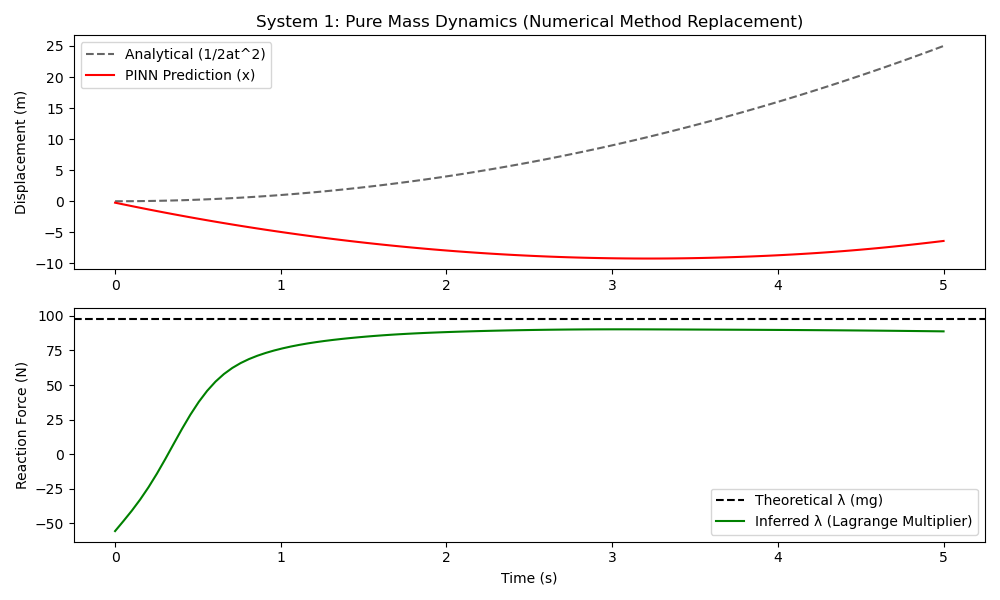

Reproduce this figure in Python.
import torch
import torch.nn as nn
import matplotlib.pyplot as plt

# ==============================================================================
# PINN ARCHITECTURE FOR CONSTRAINED MULTIBODY DYNAMICS (MBD)
# ==============================================================================
# System: Pure Mass on a 2D plane with a horizontal force and a Y-constraint.
# Methodology: Replaces the DAE matrix solver with a neural residual minimizer.
# ==============================================================================

class PINNSolver(nn.Module):
    def __init__(self):
        super().__init__()
        # Input: time (t) -> Output: [x(t), y(t), lambda(t)]
        self.net = nn.Sequential(
            nn.Linear(1, 64),
            nn.Tanh(),
            nn.Linear(64, 64),
            nn.Tanh(),
            nn.Linear(64, 3) 
        )
        
    def forward(self, t):
        return self.net(t)

# 1. PHYSICAL CONSTANTS (From MBD Analysis Document)
m = 10.0      # Mass (kg)
F_ext = 20.0  # External Force in X (N)
g = 9.81      # Gravity (m/s^2)

# 2. TRAINING SETUP
model = PINNSolver()
optimizer = torch.optim.Adam(model.parameters(), lr=1e-3)

# Spatiotemporal Domain: 0 to 5 seconds
t_domain = torch.linspace(0, 5, 200).view(-1, 1).requires_grad_(True)
t_0 = torch.tensor([[0.0]], requires_grad=True)

print("🚀 Starting PINN Training: Minimizing DAE Residuals...")

for epoch in range(6001):
    optimizer.zero_grad()
    
    # --- PREDICTIONS ---
    q = model(t_domain)
    x, y, lam = q[:, 0:1], q[:, 1:2], q[:, 2:3]
    
    # --- AUTOMATIC DIFFERENTIATION (The Physics Engine) ---
    # First derivatives (Velocity)
    dx_dt = torch.autograd.grad(x, t_domain, torch.ones_like(x), create_graph=True)[0]
    dy_dt = torch.autograd.grad(y, t_domain, torch.ones_like(y), create_graph=True)[0]
    
    # Second derivatives (Acceleration)
    d2x_dt2 = torch.autograd.grad(dx_dt, t_domain, torch.ones_like(dx_dt), create_graph=True)[0]
    d2y_dt2 = torch.autograd.grad(dy_dt, t_domain, torch.ones_like(dy_dt), create_graph=True)[0]
    
    # --- RESIDUAL CALCULATIONS (Physics Constraints) ---
    # Eq 1: m*x'' = F_ext
    res_x = m * d2x_dt2 - F_ext
    
    # Eq 2: m*y'' + Phi_y^T * lambda = -m*g
    # For constraint y=0, the Jacobian Phi_q is [0, 1]. Thus Phi_q^T * lambda is [0; lambda]
    res_y = m * d2y_dt2 - (-m * g + lam)
    
    # Eq 3: Geometric Constraint Phi(q) = 0
    res_constraint = y 
    
    # --- BOUNDARY CONDITIONS (Initial Conditions) ---
    q_0 = model(t_0)
    x_0 = q_0[:, 0:1]
    # Velocity at t=0
    v_0 = torch.autograd.grad(x_0, t_0, torch.ones_like(x_0), create_graph=True)[0]
    
    loss_ic = torch.mean(x_0**2) + torch.mean(v_0**2) # x(0)=0, v(0)=0
    loss_physics = torch.mean(res_x**2) + torch.mean(res_y**2) + torch.mean(res_constraint**2)
    
    total_loss = loss_ic + loss_physics
    total_loss.backward()
    optimizer.step()
    
    if epoch % 1000 == 0:
        print(f"Epoch {epoch:4d} | Residual Loss: {total_loss.item():.2e}")

# 3. VERIFICATION & PLOTTING
with torch.no_grad():
    t_test = torch.linspace(0, 5, 100).view(-1, 1)
    results = model(t_test).numpy()
    t_p = t_test.numpy()

# Analytical validation
x_analyt = 0.5 * (F_ext/m) * t_p**2

plt.figure(figsize=(10, 6))
plt.subplot(2, 1, 1)
plt.plot(t_p, x_analyt, 'k--', alpha=0.6, label='Analytical (1/2at^2)')
plt.plot(t_p, results[:, 0], 'r', label='PINN Prediction (x)')
plt.ylabel('Displacement (m)')
plt.legend()
plt.title('System 1: Pure Mass Dynamics (Numerical Method Replacement)')

plt.subplot(2, 1, 2)
plt.axhline(y=m*g, color='k', linestyle='--', label='Theoretical λ (mg)')
plt.plot(t_p, results[:, 2], 'g', label='Inferred λ (Lagrange Multiplier)')
plt.ylabel('Reaction Force (N)')
plt.xlabel('Time (s)')
plt.legend()
plt.tight_layout()
plt.show()
